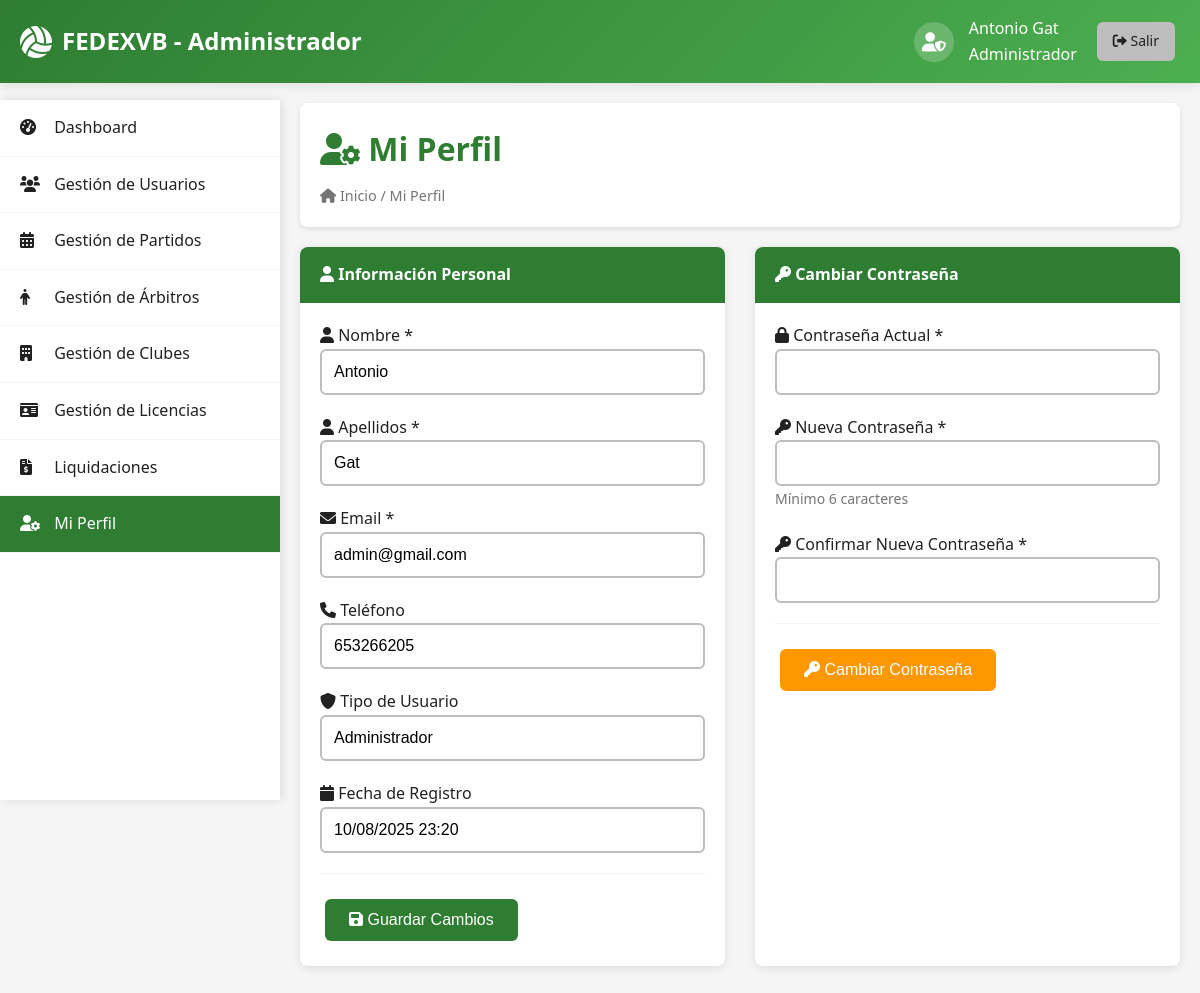
The app's page /admin/perfil.php (signed in) with its own data.
### tables this page shows
CREATE TABLE IF NOT EXISTS `administradores` (
  `id` int(11) NOT NULL AUTO_INCREMENT,
  `usuario_id` int(11) NOT NULL,
  `nombre` varchar(100) NOT NULL,
  `apellidos` varchar(200) NOT NULL,
  `telefono` varchar(20) DEFAULT NULL,
  PRIMARY KEY (`id`),
  UNIQUE KEY `usuario_id` (`usuario_id`),
  CONSTRAINT `administradores_ibfk_1` FOREIGN KEY (`usuario_id`) REFERENCES `usuarios` (`id`) ON DELETE CASCADE
);

CREATE TABLE IF NOT EXISTS `usuarios` (
  `id` int(11) NOT NULL AUTO_INCREMENT,
  `tipo_usuario` enum('administrador','arbitro','club') NOT NULL,
  `email` varchar(255) NOT NULL,
  `password` varchar(255) NOT NULL,
  `password_temporal` tinyint(1) DEFAULT 1,
  `fecha_creacion` timestamp NOT NULL DEFAULT current_timestamp(),
  `activo` tinyint(1) DEFAULT 1,
  PRIMARY KEY (`id`),
  UNIQUE KEY `email` (`email`)
);

### includes/functions.php (called while the page is built, shortened)
<?php
function format_datetime($datetime, $format = 'd/m/Y H:i') {
    return date($format, strtotime($datetime));
}
?>

### admin/perfil.php (the view, shortened to what this page needs)
<?php
require_once __DIR__ . '/../includes/functions.php';
$database = new Database();
$conn = $database->getConnection();
$user_id = $_SESSION['user_id'];
$query = "SELECT u.*, a.nombre, a.apellidos, a.telefono
          FROM usuarios u
          JOIN administradores a ON u.id = a.usuario_id
          WHERE u.id = ? AND u.activo = 1";
$stmt = $conn->prepare($query);
$stmt->execute([$user_id]);
$user = $stmt->fetch(PDO::FETCH_ASSOC);
?>
<!DOCTYPE html>
<html lang="es">
<head>
    <link rel="stylesheet" href="../assets/css/style.css">
    <link rel="stylesheet" href="https://cdnjs.cloudflare.com/ajax/libs/font-awesome/6.0.0/css/all.min.css">
</head>
<body>
    <header class="header">
        <div class="container">
            <div class="header-content">
                <div class="logo">
                    <i class="fas fa-volleyball-ball"></i>
                    <span>FEDEXVB - Administrador</span>
                </div>
                <div class="user-info">
                    <div class="user-avatar">
                        <i class="fas fa-user-shield"></i>
                    </div>
                    <div>
                        <div class="user-name"><?php echo $_SESSION['user_name'] . ' ' . $_SESSION['user_lastname']; ?></div>
                        <div class="user-role">Administrador</div>
                    </div>
                    <a href="../includes/logout.php" class="btn btn-secondary btn-sm">
                        <i class="fas fa-sign-out-alt"></i> Salir
                    </a>
                </div>
            </div>
        </div>
    </header>
    <nav class="sidebar">
        <ul class="sidebar-menu">
            <li><a href="dashboard.php"><i class="fas fa-tachometer-alt"></i> Dashboard</a></li>
            <li><a href="usuarios.php"><i class="fas fa-users"></i> Gestión de Usuarios</a></li>
            <li><a href="partidos.php"><i class="fas fa-calendar-alt"></i> Gestión de Partidos</a></li>
            <li><a href="arbitros.php"><i class="fa-solid fa-person"></i> Gestión de Árbitros</a></li>
            <li><a href="clubes.php"><i class="fas fa-building"></i> Gestión de Clubes</a></li>
            <li><a href="licencias.php"><i class="fas fa-id-card"></i> Gestión de Licencias</a></li>
            <li><a href="liquidaciones.php"><i class="fas fa-file-invoice-dollar"></i> Liquidaciones</a></li>
            <li><a href="perfil.php" class="active"><i class="fas fa-user-cog"></i> Mi Perfil</a></li>
        </ul>
    </nav>
    <main class="main-content">
        <div class="content-header">
            <h1><i class="fas fa-user-cog"></i> Mi Perfil</h1>
            <div class="breadcrumb">
                <i class="fas fa-home"></i> Inicio / Mi Perfil
            </div>
        </div>
        <div style="display: grid; grid-template-columns: 1fr 1fr; gap: 30px;">
            <div class="card">
                <div class="card-header">
                    <i class="fas fa-user"></i> Información Personal
                </div>
                <div class="card-body">
                    <form method="POST" id="profileForm">
                        <div class="form-group">
                            <label for="nombre">
                                <i class="fas fa-user"></i> Nombre *
                            </label>
                            <input type="text" id="nombre" name="nombre" class="form-control"
                                   value="<?php echo isset($user['nombre']) ? htmlspecialchars($user['nombre']) : ''; ?>" required>
                        </div>
                        <div class="form-group">
                            <label for="apellidos">
                                <i class="fas fa-user"></i> Apellidos *
                            </label>
                            <input type="text" id="apellidos" name="apellidos" class="form-control"
                                   value="<?php echo isset($user['apellidos']) ? htmlspecialchars($user['apellidos']) : ''; ?>" required>
                        </div>
                        <div class="form-group">
                            <label for="email">
                                <i class="fas fa-envelope"></i> Email *
                            </label>
                            <input type="email" id="email" name="email" class="form-control"
                                   value="<?php echo isset($user['email']) ? htmlspecialchars($user['email']) : ''; ?>" required>
                        </div>
                        <div class="form-group">
                            <label for="telefono">
                                <i class="fas fa-phone"></i> Teléfono
                            </label>
                            <input type="text" id="telefono" name="telefono" class="form-control"
                                   value="<?php echo isset($user['telefono']) ? htmlspecialchars($user['telefono']) : ''; ?>">
                        </div>
                        <div class="form-group">
                            <label>
                                <i class="fas fa-shield-alt"></i> Tipo de Usuario
                            </label>
                            <input type="text" class="form-control" value="Administrador" readonly>
                        </div>
                        <div class="form-group">
                            <label>
                                <i class="fas fa-calendar"></i> Fecha de Registro
                            </label>
                            <input type="text" class="form-control" value="<?php echo isset($user['fecha_creacion']) ? format_datetime($user['fecha_creacion']) : 'No disponible'; ?>" readonly>
                        </div>
                        <div class="form-actions">
                            <button type="submit" class="btn btn-primary">
                                <i class="fas fa-save"></i> Guardar Cambios
                            </button>
                        </div>
                    </form>
                </div>
            </div>
            <div class="card">
                <div class="card-header">
                    <i class="fas fa-key"></i> Cambiar Contraseña
                </div>
                <div class="card-body">
                    <form method="POST" id="passwordForm">
                        <div class="form-group">
                            <label for="password_actual">
                                <i class="fas fa-lock"></i> Contraseña Actual *
                            </label>
                            <input type="password" id="password_actual" name="password_actual"
                                   class="form-control" required>
                        </div>
                        <div class="form-group">
                            <label for="password_nueva">
                                <i class="fas fa-key"></i> Nueva Contraseña *
                            </label>
                            <input type="password" id="password_nueva" name="password_nueva"
                                   class="form-control" required minlength="6">
                            <small class="form-text">Mínimo 6 caracteres</small>
                        </div>
                        <div class="form-group">
                            <label for="password_confirmar">
                                <i class="fas fa-key"></i> Confirmar Nueva Contraseña *
                            </label>
                            <input type="password" id="password_confirmar" name="password_confirmar"
                                   class="form-control" required minlength="6">
                        </div>
                        <div class="form-actions">
                            <button type="submit" class="btn btn-warning">
                                <i class="fas fa-key"></i> Cambiar Contraseña
                            </button>
                        </div>
                    </form>
                </div>
            </div>
        </div>
    </main>
</body>
</html>

### assets/css/style.css (style rules this page uses)
:root { --primary-green: #2E7D32; --light-green: #4CAF50; --dark-green: #1B5E20; --primary-black: #212121; --light-black: #424242; --primary-white: #FFFFFF; --light-gray: #F5F5F5; --medium-gray: #BDBDBD; --dark-gray: #757575; --success: #4CAF50; --warning: #FF9800; --error: #F44336; --info: #2196F3; }
* { margin: 0; padding: 0; box-sizing: border-box; }
body { font-family: 'Segoe UI', Tahoma, Geneva, Verdana, sans-serif; background-color: var(--light-gray); color: var(--primary-black); line-height: 1.6; }
.container { max-width: 1200px; margin: 0 auto; padding: 0 20px; }
.header { background: linear-gradient(135deg, var(--primary-green), var(--light-green)); color: var(--primary-white); padding: 1rem 0; box-shadow: 0 2px 10px rgba(0,0,0,0.1); }
.header-content { display: flex; justify-content: space-between; align-items: center; flex-wrap: wrap; }
.logo { display: flex; align-items: center; gap: 10px; font-size: 1.5rem; font-weight: bold; }
.logo i { font-size: 2rem; }
.user-info { display: flex; align-items: center; gap: 15px; color: var(--primary-white); }
.user-avatar { width: 40px; height: 40px; background-color: rgba(255,255,255,0.2); border-radius: 50%; display: flex; align-items: center; justify-content: center; font-size: 1.2rem; }
.sidebar { background-color: var(--primary-white); width: 280px; height: calc(100vh - 100px); position: fixed; left: 0; top: 100px; overflow-y: auto; box-shadow: 2px 0 10px rgba(0,0,0,0.1); z-index: 1000; }
.sidebar-menu { list-style: none; padding: 0; }
.sidebar-menu li { border-bottom: 1px solid var(--light-gray); }
.sidebar-menu a { display: block; padding: 15px 20px; text-decoration: none; color: var(--primary-black); transition: all 0.3s ease; }
.sidebar-menu a.active { background-color: var(--primary-green); color: var(--primary-white); }
.sidebar-menu i { margin-right: 10px; width: 20px; }
.main-content { margin-left: 280px; padding: 20px; min-height: calc(100vh - 100px); }
.content-header { background-color: var(--primary-white); padding: 20px; border-radius: 8px; margin-bottom: 20px; box-shadow: 0 2px 5px rgba(0,0,0,0.1); }
.content-header h1 { color: var(--primary-green); margin-bottom: 10px; }
.breadcrumb { color: var(--dark-gray); font-size: 0.9rem; }
.card { background-color: var(--primary-white); border-radius: 8px; box-shadow: 0 2px 10px rgba(0,0,0,0.1); margin-bottom: 20px; overflow: hidden; }
.card-header { background-color: var(--primary-green); color: var(--primary-white); padding: 15px 20px; font-weight: bold; }
.card-body { padding: 20px; }
.form-group { margin-bottom: 20px; }
.form-control { width: 100%; padding: 12px; border: 2px solid var(--medium-gray); border-radius: 6px; font-size: 1rem; transition: border-color 0.3s ease; }
.form-text { font-size: 0.875rem; color: var(--dark-gray); margin-top: 5px; }
.btn { display: inline-block; padding: 12px 24px; border: none; border-radius: 6px; cursor: pointer; text-decoration: none; font-size: 1rem; font-weight: 500; text-align: center; transition: all 0.3s ease; margin: 5px; }
.btn-primary { background-color: var(--primary-green); color: var(--primary-white); }
.btn-secondary { background-color: var(--medium-gray); color: var(--primary-black); }
.btn-warning { background-color: var(--warning); color: var(--primary-white); }
.btn-sm { padding: 8px 16px; font-size: 0.875rem; }
.form-actions { display: flex; gap: 10px; margin-top: 20px; padding-top: 20px; border-top: 1px solid var(--light-gray); }

### records on screen
administradores: nombre "Antonio", apellidos "Gat", email "admin@gmail.com", telefono "653266205", usuario.fecha_creacion "10/08/2025 23:20"

### other values on screen
$_SESSION['user_name'] "Antonio"
$_SESSION['user_lastname'] "Gat"
